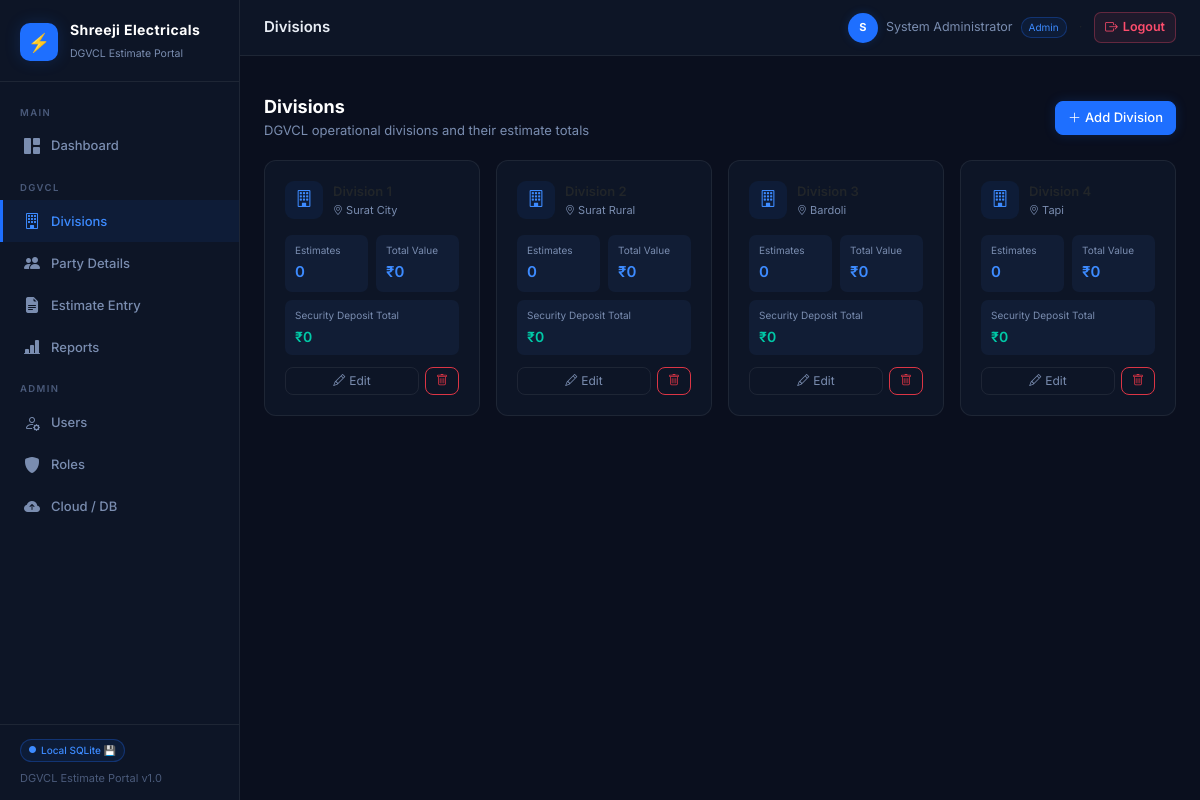
Page /divisions (signed in) on the committed database.
### tables this page shows
CREATE TABLE dgvcl_users (
    id         INTEGER PRIMARY KEY AUTOINCREMENT,
    username   TEXT NOT NULL UNIQUE,
    password   TEXT NOT NULL,
    full_name  TEXT,
    role_id    INTEGER DEFAULT 2,
    active     INTEGER DEFAULT 1,
    created_at TIMESTAMP DEFAULT CURRENT_TIMESTAMP
);

CREATE TABLE dgvcl_divisions (
    id         INTEGER PRIMARY KEY AUTOINCREMENT,
    name       TEXT NOT NULL UNIQUE,
    location   TEXT,
    created_at TIMESTAMP DEFAULT CURRENT_TIMESTAMP
);

### app.py (the view)
@app.route('/divisions')
@perm('divisions')
def divisions():
    db   = get_db()
    divs = db.execute("""
        SELECT d.id, d.name, d.location, COUNT(e.id) as est_count,
               COALESCE(SUM(e.security_deposit),0) as total_sec,
               COALESCE(SUM(e.security_deposit+e.fixed_charges+e.getco_charge+e.feeder_charge+e.agreement_charges),0) as grand_total
        FROM dgvcl_divisions d
        LEFT JOIN dgvcl_estimates e ON e.division_id = d.id
        GROUP BY d.id, d.name, d.location ORDER BY d.id
    """).fetchall()
    db.close()
    return render_template('divisions.html', divisions=divs)

### app.py (called while the page is built)
def get_permissions(role_id):
    db = get_db()
    rows = db.execute("SELECT * FROM dgvcl_permissions WHERE role_id=?", (role_id,)).fetchall()
    db.close()
    return {r['page']: {'view': r['can_view'], 'edit': r['can_edit'], 'delete': r['can_delete']} for r in rows}

def perm(page, action='view'):
    def decorator(f):
        @wraps(f)
        def dec(*a, **kw):
            if 'user_id' not in session:
                return redirect(url_for('login'))
            p = g.permissions
            if page not in p or not p[page].get(action, 0):
                flash('You do not have permission to perform this action.', 'danger')
                return redirect(url_for('dashboard'))
            return f(*a, **kw)
        return dec
    return decorator

@app.before_request
def load_user():
    g.user = None
    g.permissions = {}
    if 'user_id' in session:
        db = get_db()
        g.user = db.execute(
            "SELECT u.*, r.name as role_name FROM dgvcl_users u LEFT JOIN dgvcl_roles r ON r.id=u.role_id WHERE u.id=?",
            (session['user_id'],)).fetchone()
        db.close()
        if g.user:
            g.permissions = get_permissions(session.get('role_id', 2))

@app.context_processor
def inject_globals():
    return {
        'app_title': cfg.get('APP_TITLE', 'DGVCL Estimate Portal'),
        'cloud_enabled': supa.is_enabled(),
        'db_mode': 'Supabase ☁' if supa.is_enabled() else 'Local SQLite 💾',
        'now': datetime.datetime.now(),
        'g_permissions': g.permissions if hasattr(g, 'permissions') else {},
    }

### config_loader.py (called while the page is built)
def get(key, default=''):
    if not _cache:
        _load()
    return _cache.get(key, default)

### database.py (called while the page is built)
def get_db():
    conn = sqlite3.connect(SQLITE_PATH, timeout=15)
    conn.execute("PRAGMA journal_mode=WAL")
    conn.execute("PRAGMA foreign_keys=ON")
    conn.row_factory = sqlite3.Row
    return conn

### supabase_api.py (called while the page is built)
def _url():  return cfg.get('SUPABASE_URL', '').rstrip('/')

def is_enabled():
    return bool(_url() and _key())

### templates/divisions.html (shortened to what this page needs)
{% extends 'base.html' %}
{% block page_title %}Divisions{% endblock %}
{% block content %}
<div class="page-header d-flex align-items-center justify-content-between">
  <div><h4>Divisions</h4><p>DGVCL operational divisions and their estimate totals</p></div>
  {% if g_permissions.get('divisions',{}).get('edit') %}
  <button class="btn btn-primary" data-bs-toggle="modal" data-bs-target="#addDivModal">
    <i class="bi bi-plus-lg me-1"></i>Add Division
  </button>
  {% endif %}
</div>
<div class="row g-3">
  {% for d in divisions %}
  <div class="col-md-6 col-lg-3">
    <div class="card h-100">
      <div class="card-body">
        <div style="display:flex;align-items:center;gap:10px;margin-bottom:16px;">
          <div style="width:38px;height:38px;border-radius:9px;background:var(--blue-subtle);display:flex;align-items:center;justify-content:center;color:var(--blue-bright);font-size:17px;flex-shrink:0;">
            <i class="bi bi-building"></i>
          </div>
          <div>
            <div style="font-size:13px;font-weight:600;">{{ d.name.split('–')[0].strip() }}</div>
            <div style="font-size:11px;color:var(--text-muted);">
              <i class="bi bi-geo-alt" style="font-size:10px;"></i>
              {{ d.location or (d.name.split('–')[1].strip() if '–' in d.name else '—') }}
            </div>
          </div>
        </div>
        <div class="row g-2">
          {% for label, val, clr in [
            ('Estimates',  d.est_count,                          'var(--blue-bright)'),
            ('Total Value','₹{:,.0f}'.format(d.grand_total),     'var(--blue-bright)')] %}
          <div class="col-6">
            <div style="background:var(--navy-3);border-radius:7px;padding:8px 10px;">
              <div style="font-size:10px;color:var(--text-muted);margin-bottom:3px;">{{ label }}</div>
              <div style="font-size:15px;font-weight:600;color:{{ clr }};">{{ val }}</div>
            </div>
          </div>
          {% endfor %}
          <div class="col-12">
            <div style="background:var(--navy-3);border-radius:7px;padding:8px 10px;">
              <div style="font-size:10px;color:var(--text-muted);margin-bottom:3px;">Security Deposit Total</div>
              <div style="font-size:14px;font-weight:600;color:var(--success);">₹{{ '{:,.0f}'.format(d.total_sec) }}</div>
            </div>
          </div>
        </div>
        {% if g_permissions.get('divisions',{}).get('edit') or g_permissions.get('divisions',{}).get('delete') %}
        <div style="display:flex;gap:6px;margin-top:12px;">
          {% if g_permissions.get('divisions',{}).get('edit') %}
          <a href="{{ url_for('division_edit', did=d.id) }}" class="btn btn-outline-secondary btn-sm flex-fill">
            <i class="bi bi-pencil me-1"></i>Edit
          </a>
          {% endif %}
          {% if g_permissions.get('divisions',{}).get('delete') %}
          <form method="POST" action="{{ url_for('division_delete', did=d.id) }}" onsubmit="return confirm('Delete {{ d.name }}? This is only possible if no parties or estimates are linked to it.')">
            <button class="btn btn-outline-danger btn-sm"><i class="bi bi-trash"></i></button>
          </form>
          {% endif %}
        </div>
        {% endif %}
      </div>
    </div>
  </div>
  {% else %}
  <div class="col-12"><div class="card"><div class="card-body text-center py-5" style="color:var(--text-muted);">
    No divisions yet. Add your first division above.
  </div></div></div>
  {% endfor %}
</div>
{% endblock %}

### templates/base.html (shortened to what this page needs)
<!DOCTYPE html>
<html lang="en">
<head>
  <link href="https://cdnjs.cloudflare.com/ajax/libs/bootstrap/5.3.2/css/bootstrap.min.css" rel="stylesheet">
  <link href="https://cdnjs.cloudflare.com/ajax/libs/bootstrap-icons/1.11.3/font/bootstrap-icons.min.css" rel="stylesheet">
</head>
<body>
<nav id="sidebar">
  <div class="sidebar-logo">
    <div class="logo-wrap">
      <div class="logo-icon">⚡</div>
      <div>
        <h6>Shreeji Electricals</h6>
        <small>DGVCL Estimate Portal</small>
      </div>
    </div>
  </div>
  <div class="sidebar-nav">
    <div class="nav-section-label">Main</div>
    <a href="{{ url_for('dashboard') }}"
       class="nav-link-item {% if request.endpoint=='dashboard' %}active{% endif %}">
      <i class="bi bi-grid-1x2-fill"></i> Dashboard
    </a>
    <div class="nav-section-label">DGVCL</div>
    {% if g_permissions.get('divisions',{}).get('view') %}
    <a href="{{ url_for('divisions') }}"
       class="nav-link-item {% if request.endpoint=='divisions' %}active{% endif %}">
      <i class="bi bi-building"></i> Divisions
    </a>
    {% endif %}
    {% if g_permissions.get('parties',{}).get('view') %}
    <a href="{{ url_for('parties') }}"
       class="nav-link-item {% if request.endpoint in ['parties','party_edit'] %}active{% endif %}">
      <i class="bi bi-people-fill"></i> Party Details
    </a>
    {% endif %}
    {% if g_permissions.get('estimates',{}).get('view') %}
    <a href="{{ url_for('estimates') }}"
       class="nav-link-item {% if 'estimate' in request.endpoint %}active{% endif %}">
      <i class="bi bi-file-earmark-text-fill"></i> Estimate Entry
    </a>
    {% endif %}
    {% if g_permissions.get('reports',{}).get('view') %}
    <a href="{{ url_for('reports') }}"
       class="nav-link-item {% if request.endpoint=='reports' %}active{% endif %}">
      <i class="bi bi-bar-chart-line-fill"></i> Reports
    </a>
    {% endif %}
    {% if g_permissions.get('users',{}).get('view') or g_permissions.get('roles',{}).get('view') %}
    <div class="nav-section-label">Admin</div>
    {% endif %}
    {% if g_permissions.get('users',{}).get('view') %}
    <a href="{{ url_for('users') }}"
       class="nav-link-item {% if request.endpoint=='users' %}active{% endif %}">
      <i class="bi bi-person-gear"></i> Users
    </a>
    {% endif %}
    {% if g_permissions.get('roles',{}).get('view') %}
    <a href="{{ url_for('roles_list') }}"
       class="nav-link-item {% if request.endpoint in ['roles_list','role_add','role_edit'] %}active{% endif %}">
      <i class="bi bi-shield-fill"></i> Roles
    </a>
    {% endif %}
    {% if g_permissions.get('users',{}).get('view') %}
    <a href="{{ url_for('cloud_settings') }}"
       class="nav-link-item {% if request.endpoint=='cloud_settings' %}active{% endif %}">
      <i class="bi bi-cloud-arrow-up-fill"></i> Cloud / DB
    </a>
    {% endif %}
  </div>
  <div class="sidebar-footer">
    <div class="db-badge mb-2">
      <i class="bi bi-circle-fill" style="font-size:7px"></i>
      {{ db_mode }}
    </div>
    <div>DGVCL Estimate Portal v1.0</div>
  </div>
</nav>
<div id="main">
  <div class="top-bar">
    <span class="page-title">{% block page_title %}{% endblock %}</span>
    <div class="user-pill">
      <div class="avatar">{{ (session.get('full_name') or session.get('username','?'))[0].upper() }}</div>
      <span>{{ session.get('full_name') or session.get('username') }}</span><span style="font-size:10px;background:var(--blue-subtle);color:var(--blue-bright);padding:2px 7px;border-radius:10px;border:1px solid var(--border-blue);">{{ session.get('role_name','') }}</span>
      <span class="text-muted mx-1">·</span>
      <a href="{{ url_for('logout') }}" class="logout-link text-decoration-none" style="font-size:12.5px;display:flex;align-items:center;gap:5px;font-weight:600;" title="Logout">
        <i class="bi bi-box-arrow-right"></i><span>Logout</span>
      </a>
    </div>
  </div>
  <div class="px-4 pt-3">
  </div>
  <div class="content">
    {% block content %}{% endblock %}
  </div>
</div>
</body>
</html>

### templates/base.html (style rules this page uses)
:root { --navy: #0a0f1e; --navy-2: #0d1526; --navy-3: #111d35; --navy-4: #162040; --blue: #1e6fff; --blue-bright: #3d8bff; --blue-glow: rgba(30,111,255,0.18); --blue-subtle: rgba(30,111,255,0.08); --text: #e8edf5; --text-muted: #7a8db0; --text-dim: #4a5a7a; --border: rgba(255,255,255,0.07); --border-blue: rgba(30,111,255,0.30); --card-bg: #0d1526; --sidebar-w: 240px; --success: #00c9a7; --warning: #f5a623; --danger: #ff4d6d; }
*, *::before, *::after { box-sizing: border-box; }
body { font-family: 'Inter', sans-serif; background: var(--navy); color: var(--text); margin: 0; min-height: 100vh; display: flex; }
#sidebar { width: var(--sidebar-w); height: 100vh; background: var(--navy-2); border-right: 1px solid var(--border); position: fixed; top: 0; left: 0; z-index: 1000; display: flex; flex-direction: column; overflow: hidden; }
.sidebar-logo { padding: 22px 20px 18px; border-bottom: 1px solid var(--border); }
.sidebar-logo .logo-wrap { display: flex; align-items: center; gap: 12px; }
.sidebar-logo .logo-icon { width: 38px; height: 38px; background: var(--blue); border-radius: 10px; display: flex; align-items: center; justify-content: center; font-size: 18px; box-shadow: 0 0 16px var(--blue-glow); flex-shrink: 0; }
.sidebar-logo h6 { color: #fff; font-weight: 700; font-size: 14px; margin: 0; letter-spacing: 0.4px; }
.sidebar-logo small { color: var(--text-muted); font-size: 10.5px; }
.sidebar-nav { padding: 10px 0; flex: 1; overflow-y: auto; scrollbar-width: none; }
.nav-section-label { font-size: 9.5px; font-weight: 600; letter-spacing: 1.4px; text-transform: uppercase; color: var(--text-dim); padding: 14px 20px 5px; }
.nav-link-item { display: flex; align-items: center; gap: 10px; padding: 9px 20px; color: var(--text-muted); text-decoration: none; font-size: 13px; font-weight: 500; border-left: 3px solid transparent; transition: all 0.15s; }
.nav-link-item.active { color: var(--blue-bright); background: var(--blue-subtle); border-left-color: var(--blue); }
.nav-link-item i { font-size: 16px; width: 18px; text-align: center; }
.sidebar-footer { padding: 14px 20px; border-top: 1px solid var(--border); font-size: 11px; color: var(--text-dim); }
.db-badge { display: inline-flex; align-items: center; gap: 5px; font-size: 10px; font-weight: 500; padding: 3px 8px; border-radius: 20px; background: var(--blue-subtle); color: var(--blue-bright); border: 1px solid var(--border-blue); }
#main { margin-left: var(--sidebar-w); flex: 1; min-height: 100vh; display: flex; flex-direction: column; }
.top-bar { height: 56px; background: var(--navy-2); border-bottom: 1px solid var(--border); display: flex; align-items: center; justify-content: space-between; padding: 0 24px; position: sticky; top: 0; z-index: 100; }
.top-bar .page-title { font-size: 15px; font-weight: 600; color: var(--text); margin: 0; }
.top-bar .user-pill { display: flex; align-items: center; gap: 8px; font-size: 12.5px; color: var(--text-muted); }
.top-bar .user-pill .avatar { width: 30px; height: 30px; border-radius: 50%; background: var(--blue); display: flex; align-items: center; justify-content: center; font-size: 11px; font-weight: 700; color: #fff; box-shadow: 0 0 10px var(--blue-glow); }
.logout-link { color: var(--danger); padding: 5px 10px; border-radius: 7px; border: 1px solid rgba(255,77,109,0.3); background: rgba(255,77,109,0.08); transition: background 0.15s, color 0.15s; }
.content { padding: 24px; flex: 1; }
.card { background: var(--card-bg); border: 1px solid var(--border); border-radius: 12px; }
.card-body { padding: 20px; }
.btn-primary { background: var(--blue); border-color: var(--blue); font-size: 13px; font-weight: 500; border-radius: 8px; box-shadow: 0 0 12px var(--blue-glow); }
.btn-outline-secondary { color: var(--text-muted); border-color: var(--border); font-size: 13px; border-radius: 8px; }
.btn-outline-danger { font-size: 13px; border-radius: 8px; }
.btn-sm { font-size: 12px; padding: 4px 10px; }
.page-header { margin-bottom: 20px; }
.page-header h4 { font-size: 18px; font-weight: 700; margin: 0; color: #fff; }
.page-header p { font-size: 13px; color: var(--text-muted); margin: 3px 0 0; }

### rows in the picture
dgvcl_users: get "System Administrator"
dgvcl_divisions: location "Surat City", label "Estimates" "Total Value", val "0" "₹0", total_sec "0"
dgvcl_divisions: location "Surat Rural", label "Estimates" "Total Value", val "0" "₹0", total_sec "0"
dgvcl_divisions: location "Bardoli", label "Estimates" "Total Value", val "0" "₹0", total_sec "0"
dgvcl_divisions: location "Tapi", label "Estimates" "Total Value", val "0" "₹0", total_sec "0"

### other values in the picture
{{ db_mode }} "Local SQLite 💾"
{{ (session.get('full_name') or session.get('username','?'))[0].upper() }} "S"
{{ session.get('role_name','') }} "Admin"
